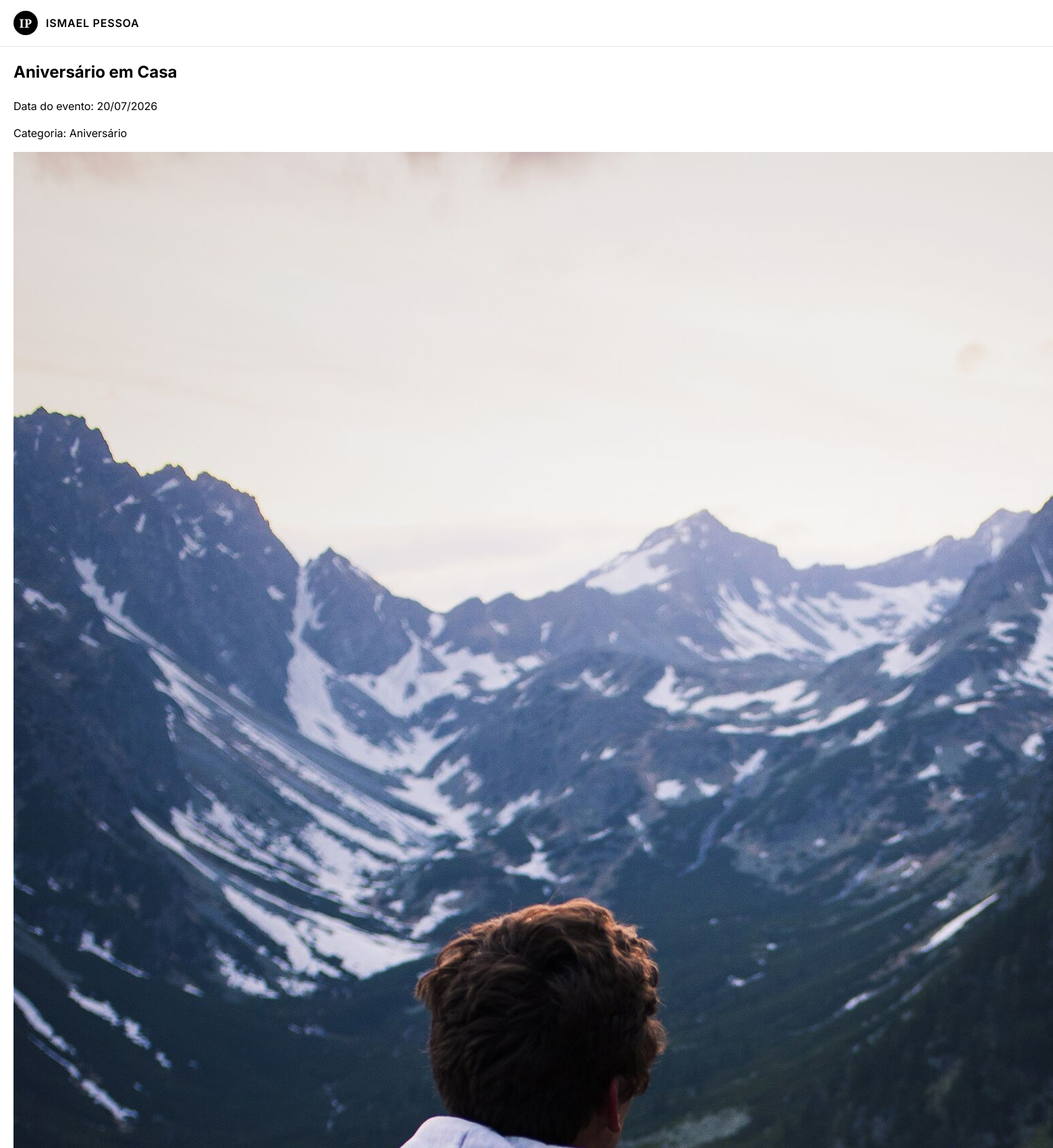
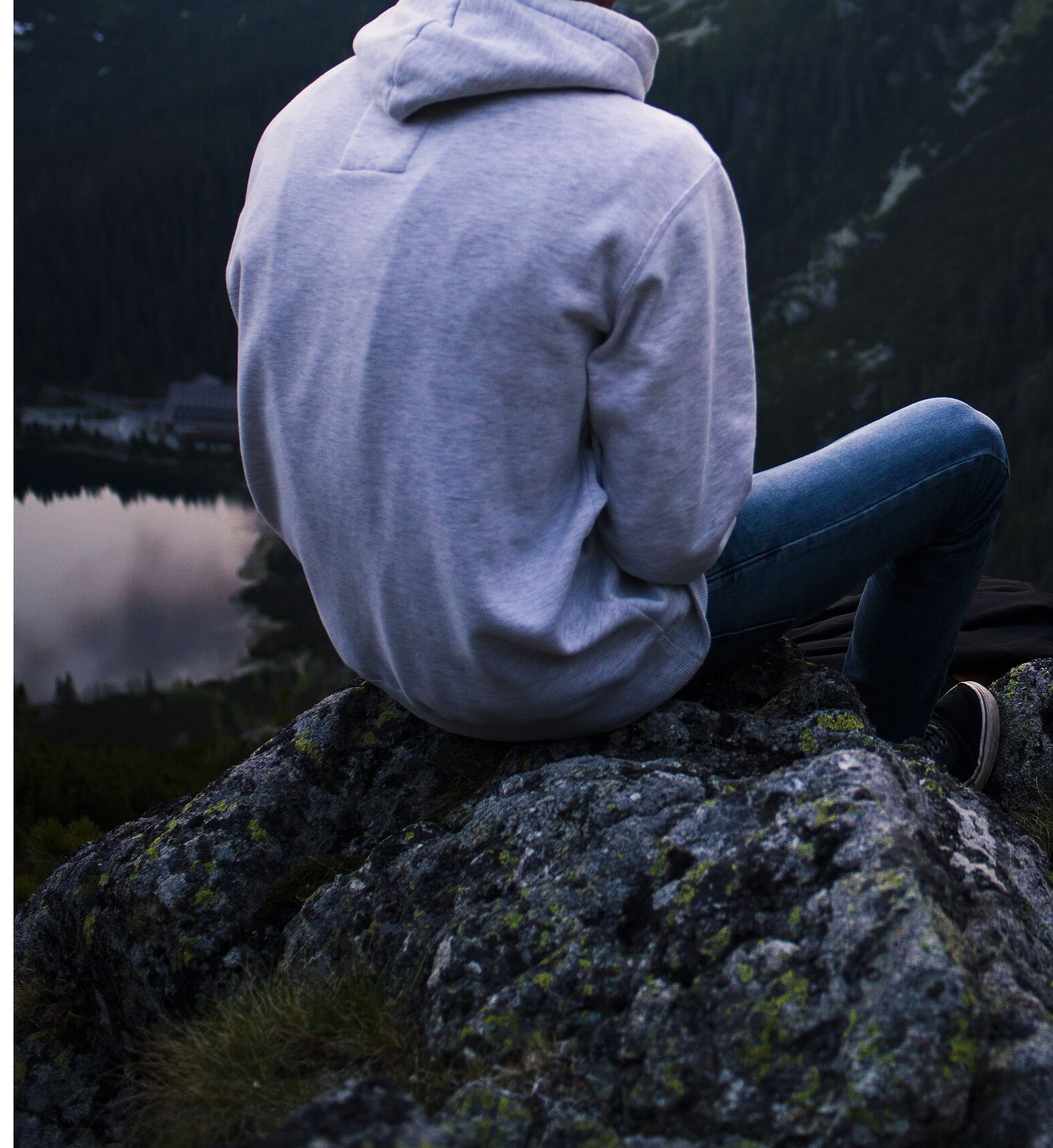
Page /postagens/aniversario-em-casa/ (upper part) on the committed database (2 pictures, top to bottom).
### main/models/postagem_model.py (models this page shows, shortened)
class Postagem(models.Model):
    titulo = models.CharField(max_length=200, verbose_name="Título")
    descricao = models.TextField(verbose_name="Descrição")
    foto = models.ImageField(
        upload_to="postagens/",
        verbose_name="Foto do evento",
        blank=True,
        null=True,
    )
    data_evento = models.DateField(verbose_name="Data do evento", blank=True, null=True)
    categoria = models.CharField(max_length=100, verbose_name="Categoria", blank=True, null=True)
    slug = models.SlugField(max_length=250, unique=True, verbose_name="URL amigável")
    criado_em = models.DateTimeField(auto_now_add=True, verbose_name="Criado em")
    atualizado_em = models.DateTimeField(auto_now=True, verbose_name="Atualizado em")
    class Meta:
        verbose_name = "Postagem"
        verbose_name_plural = "Postagens"
        ordering = ["-criado_em"]

### main/views/postagem_view.py (the view)
# urls.py: path("postagens/<slug:slug>/", postagem_detalhe, name="postagem_detalhe"),
def postagem_detalhe(request, slug):
    postagem = get_object_or_404(Postagem, slug=slug)
    return render(request, "main/postagem_detalhe.html", {"postagem": postagem})

### main/templates/main/postagem_detalhe.html (shortened to what this page needs)
{% extends "main/base.html" %}
{% load static %}
{% block content %}
<section class="secao detalhe">
    <div class="container">
        <div class="conteudo-principal">
            <h1>{{ postagem.titulo }}</h1>
            {% if postagem.data_evento %}
            <p><span class="badge">Data do evento:</span> {{ postagem.data_evento|date:"d/m/Y" }}</p>
            {% endif %}
            {% if postagem.categoria %}
            <p><span class="badge">Categoria:</span> {{ postagem.categoria }}</p>
            {% endif %}
            {% if postagem.foto %}
            <img class="imagem-detalhe" src="{{ postagem.foto.url }}" alt="{{ postagem.titulo }}">
            {% else %}
            <img class="imagem-detalhe" src="{% static 'img/foto3.jpg' %}" alt="Fotógrafo em uma paisagem de montanha">
            {% endif %}
        </div>
    </div>
</section>
{% endblock %}

### static/css/style.css (style rules this page uses)
:root { --color-bg: #ffffff; --color-bg-alt: #f5f5f5; --color-text: #000000; --color-text-muted: #666666; --color-border: #e5e5e5; --font-serif: "Playfair Display", Georgia, serif; --font-sans: "Inter", -apple-system, BlinkMacSystemFont, "Segoe UI", Roboto, sans-serif; }
* { box-sizing: border-box; }
html { scroll-behavior: smooth; }
body { margin: 0; font-family: var(--font-sans); color: var(--color-text); background: var(--color-bg); line-height: 1.5; -webkit-font-smoothing: antialiased; }
.container { width: 100%; padding: 0 20px; margin: 0 auto; }

### rows in the picture
Postagem: titulo "Aniversário em Casa", data_evento "20/07/2026", categoria "Aniversário"
